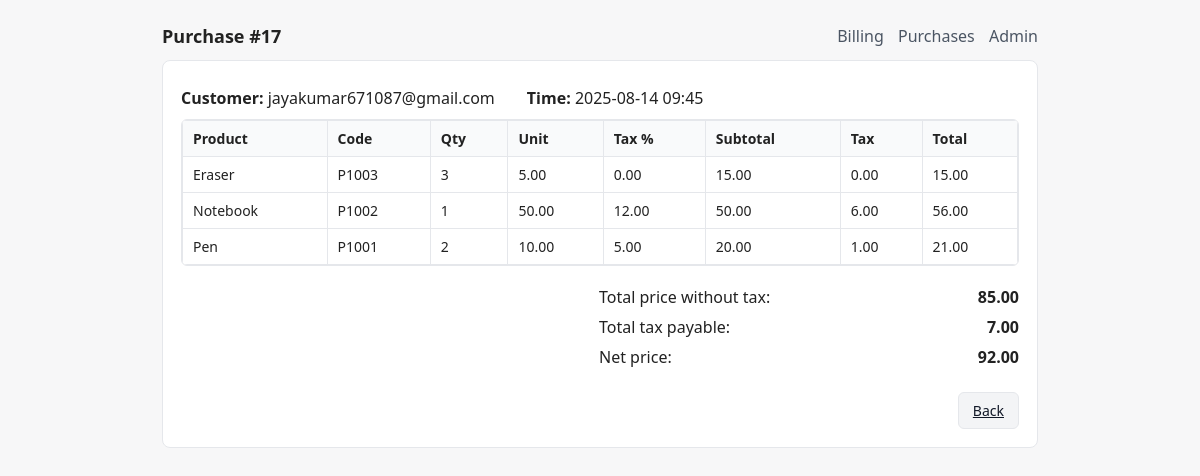
The page /purchase/17 on the database its author committed.
### models.py (models this page shows, shortened)
class Purchase(Base):
    __tablename__ = "purchases"
    id = Column(Integer, primary_key=True)
    customer_email = Column(String, index=True, nullable=False)
    purchase_time = Column(DateTime, default=datetime.utcnow)
    paid_amount = Column(Float, nullable=False)
    total_amount = Column(Float, nullable=False)
    balance = Column(Float, nullable=False)
    items = relationship("PurchaseItem", back_populates="purchase", cascade="all,delete-orphan")

class Product(Base):
    __tablename__ = "products"
    id = Column(Integer, primary_key=True)
    product_id = Column(String, unique=True, index=True, nullable=False)
    name = Column(String, nullable=False)
    available_stock = Column(Integer, default=0)
    price_per_unit = Column(Float, nullable=False)
    tax_percentage = Column(Float, default=0.0)

### app.py (the view)
@app.get("/purchase/{purchase_id}", response_class=HTMLResponse)
async def purchase_detail(purchase_id: int, request: Request, db: Session = Depends(get_db)):
    purchase = db.query(Purchase).filter(Purchase.id == purchase_id).first()
    if not purchase:
        return HTMLResponse("Purchase not found", status_code=404)
    items = purchase.items
    line_items = []
    subtotal_before_tax = 0.0
    total_tax = 0.0
    for i in items:
        unit = i.product.price_per_unit
        qty = i.quantity
        tax_pct = i.product.tax_percentage
        line_sub = unit * qty
        line_tax = line_sub * (tax_pct / 100.0)
        subtotal_before_tax += line_sub
        total_tax += line_tax
        line_items.append({
            "product_name": i.product.name,
            "product_code": i.product.product_id,
            "quantity": qty,
            "unit_price": unit,
            "tax_percent": tax_pct,
            "subtotal": round(line_sub, 2),
            "tax_amount": round(line_tax, 2),
            "line_total": round(line_sub + line_tax, 2),
        })
    return templates.TemplateResponse("purchase_detail.html", {
        "request": request,
        "purchase": purchase,
        "items": items,
        "line_items": line_items,
        "subtotal_before_tax": round(subtotal_before_tax, 2),
        "total_tax": round(total_tax, 2),
    })

### templates/purchase_detail.html (shortened to what this page needs)
{% extends "base.html" %}
{% block heading %}Purchase #{{ purchase.id }}{% endblock %}
{% block content %}
<div class="row">
  <div><strong>Customer:</strong> {{ purchase.customer_email }}</div>
  <div class="ml-20"><strong>Time:</strong> {{ purchase.purchase_time.strftime("%Y-%m-%d %H:%M") }}</div>
</div>
<div class="table-wrap mt-10">
  <table class="table">
    <thead>
      <tr>
        <th>Product</th><th>Code</th><th>Qty</th><th>Unit</th><th>Tax %</th><th>Subtotal</th><th>Tax</th><th>Total</th>
      </tr>
    </thead>
    <tbody>
      {% for r in line_items %}
      <tr>
        <td>{{ r.product_name }}</td>
        <td>{{ r.product_code }}</td>
        <td>{{ r.quantity }}</td>
        <td>{{ "%.2f"|format(r.unit_price) }}</td>
        <td>{{ "%.2f"|format(r.tax_percent) }}</td>
        <td>{{ "%.2f"|format(r.subtotal) }}</td>
        <td>{{ "%.2f"|format(r.tax_amount) }}</td>
        <td>{{ "%.2f"|format(r.line_total) }}</td>
      </tr>
      {% endfor %}
    </tbody>
  </table>
</div>
<div class="totals">
  <div><span>Total price without tax:</span> <strong>{{ "%.2f"|format(subtotal_before_tax) }}</strong></div>
  <div><span>Total tax payable:</span> <strong>{{ "%.2f"|format(total_tax) }}</strong></div>
  <div><span>Net price:</span> <strong>{{ "%.2f"|format(subtotal_before_tax + total_tax) }}</strong></div>
</div>
<div class="actions">
  <a class="btn btn-light" href="/purchases">Back</a>
</div>
{% endblock %}

### static/styles.css (style rules this page uses)
* { box-sizing: border-box; }
body { font-family: system-ui, -apple-system, Segoe UI, Roboto, Arial, sans-serif; color:#222; background:#f7f7f8; }
.row { display:flex; align-items:center; gap:12px; margin:8px 0; }
.mt-10 { margin-top:10px; }
.ml-20 { margin-left:20px; }
.actions { display:flex; gap:10px; justify-content:flex-end; margin-top:20px; }
.btn { border:1px solid transparent; padding:8px 14px; border-radius:6px; cursor:pointer; font-size:14px; }
.btn-light { background:#f3f4f6; color:#111827; border-color:#e5e7eb; }
.table-wrap { overflow:auto; border:1px solid #e5e7eb; border-radius:6px; }
.table { width:100%; border-collapse:collapse; }
.table th, .table td { border:1px solid #e5e7eb; padding:8px 10px; text-align:left; font-size:14px; }
.table th { background:#f9fafb; font-weight:600; }
.totals { margin-top:16px; width:100%; max-width:420px; margin-left:auto; }
.totals div { display:flex; justify-content:space-between; padding:4px 0; }

### rows shown on the page
Purchase: id "17", customer_email "jayakumar671087@gmail.com", purchase_time "2025-08-14 09:45"
Product: product_name "Eraser", product_code "P1003", quantity "3", unit_price "5.00", tax_percent "0.00", subtotal "15.00", tax_amount "0.00", line_total "15.00"
Product: product_name "Notebook", product_code "P1002", quantity "1", unit_price "50.00", tax_percent "12.00", subtotal "50.00", tax_amount "6.00", line_total "56.00"
Product: product_name "Pen", product_code "P1001", quantity "2", unit_price "10.00", tax_percent "5.00", subtotal "20.00", tax_amount "1.00", line_total "21.00"

### other values the page prints
{{ "%.2f"|format(subtotal_before_tax) }} "85.00"
{{ "%.2f"|format(total_tax) }} "7.00"
{{ "%.2f"|format(subtotal_before_tax + total_tax) }} "92.00"
